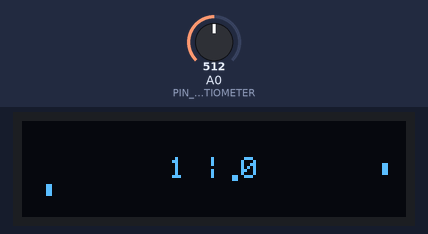
Bench run of a sketch on a simulated Arduino Uno, built with avr-gcc and run on an emulated ATmega328P. On the bench: 128×32 one-colour display. Inputs (shaded band) come from the test bench; at power-on: A0 (PIN_POTENTIOMETER) = 512. Random numbers use the default seed unless the sketch sets one. At 28.0 s the program stops and its outputs stay as they are.

Above: at 3.2 s.
3.3 s: A0 (PIN_POTENTIOMETER) set to 716
At 3.46 s:
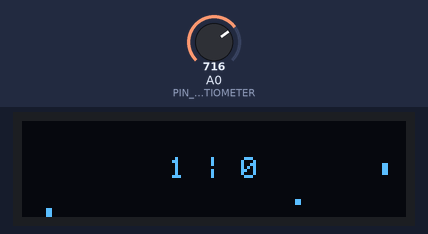
4.8 s: A0 (PIN_POTENTIOMETER) set to 900
At 4.99 s:
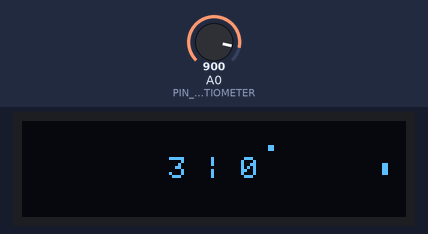
6.3 s: A0 (PIN_POTENTIOMETER) set to 511
At 28.6 s:
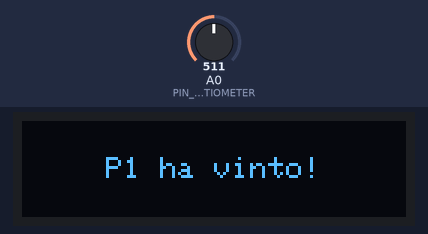

The sketch:

pong.ino
```cpp
#include <SPI.h>
#include <Wire.h>
#include <Adafruit_GFX.h>
#include <Adafruit_SSD1306.h>

#include "definitions.h"

// https://randomnerdtutorials.com/guide-for-oled-display-with-arduino/
Adafruit_SSD1306 display(DISPLAY_W, DISPLAY_H, &Wire, -1);
Player player_left(false, display);
Player player_right(true, display);

Text text(display);

Ball ball(display, player_left, player_right, text);

void setup(){
  Serial.begin(9600);
  pinMode(PIN_POTENTIOMETER, INPUT);

  // https://docs.arduino.cc/language-reference/en/functions/random-numbers/random/
  // uso A3 perché non è un pin usato nel progetto
  randomSeed(analogRead(A3));

  // dall'esempio della libreria
  // SSD1306_SWITCHCAPVCC = generate display voltage from 3.3V internally
  if(!display.begin(SSD1306_SWITCHCAPVCC, SCREEN_ADDRESS)) {
    Serial.println(F("SSD1306 allocation failed"));
    for(;;); // Don't proceed, loop forever
  }

  ball.randomize_velocities();

  text.show_loading();
}

void loop(){
  int raw = analogRead(PIN_POTENTIOMETER);

  // noto che il valore non supera spesso 690.
  // il range sarebbe da 0 a 690 ma come è ora evita roba strana quando il potenziometro è tutto a destra o sinistra
  // - BAR_HEIGHT perché così non può uscire dallo schermo
  int val = map_number(raw, 20, 670, 0, 32 - BAR_HEIGHT);
  display.clearDisplay();

  player_left.posy = val;
  player_left.show();

  player_right.show();

  ball.move();

  text.draw_score(player_left.score, player_right.score);

  display.display(); // aggiorna lo schermo solo quando serve
  delay((int) 1 / FPS * 1000);
}
```

ball.h
```cpp
class Ball{
  private:
    Adafruit_SSD1306& display;
    Player& player_left;
    Player& player_right;
    Text& text;
    // turn = false (turno del player a sinistra),
    // turn = true (turno del player a destra)
    bool turn = false;

    void randomize_velocity(float& value){
      // ho notato che random() non può generare numeri sotto 0, quindi se prima volevo
      // generare numeri da -8 a 8, ora posso farli generare da 0 a 16. Ora devo solo
      // controllare se il numero generato è sotto il numero medio 8, in tal caso
      // assegno semplicemente un - alla variabile.

      int abs_random_value = abs(BALL_VEL_MIN) + abs(BALL_VEL_MAX);
      int random_value = random(abs_random_value + 1); // da 0 a abs_random_value. Numero massimo incluso
      int half_value = (int) (abs_random_value / 2);

      if(random_value < half_value){
        random_value -= random_value * 2; // 9 - 9 * 2 = 9 - 18 = -9
      }else{
        random_value -= half_value; // 15 - (es: 8) = 7. non esce dal range (es: -8 )
      }

      if(random_value == 0) random_value = 1; // così la velocità non è mai 0

      if(random_value < 0) this->turn = !this->turn; // inverte turn, quindi passa il turno all'altro

      value = random_value;
    }

    void check_margins(){
      // premessa: la posizione è l'angolo in alto a sinistra

      // controlli dei margini destra e sinistra
      if(this->posx <= 0){
        this->posx = 0;
        this->velx = -this->velx;
      }else if(this->posx >= DISPLAY_W - BALL_W){
        // considera le dimensioni per la collisione
        this->posx = DISPLAY_W - BALL_W;
        this->velx = -this->velx;
      }

      // controlli dei margini sopra e sotto
      if(this->posy <= 0){
        this->posy = 0;
        this->vely = -this->vely;
      }else if(this->posy >= DISPLAY_H - BALL_H){
        this->posy = DISPLAY_H - BALL_H;
        this->vely = -this->vely;
      }
    }

    // la bar è il paddle, ovvero quei due rettangoli a destra e a sinistra
    // che indicano i giocatori
    void check_single_bar_collisions(int plr_x, int plr_y){
      // imposto tutti i punti per accorciare il codice

      int ball_left = this->posx;
      int ball_right = this->posx + BALL_W - 1;
      int ball_top = this->posy;
      int ball_bottom = this->posy + BALL_H - 1;

      if(
        plr_x <= ball_right &&
        (plr_x + BAR_WIDTH - 1) >= ball_left &&
        plr_y <= ball_bottom &&
        (plr_y + BAR_HEIGHT - 1) >= ball_top
      ){
        this->velx = -this->velx;
        this->turn = !this->turn;
        // rende il gioco più caotico aumentando la velocità della palla ad ogni hit
        this->velx += 0.1; this->vely += 0.1;
      }
    }

    void check_bar_collisions(){
      this->check_single_bar_collisions(this->player_left.posx, this->player_left.posy);
      this->check_single_bar_collisions(this->player_right.posx, this->player_right.posy);
    }

    void check_win_conditions(){
      if(
        this->posx < BAR_OFFSET && // dietro alla paddle
        (this->posy < this->player_left.posy ||                    // sopra la paddle
        this->posy > (this->player_left.posy + BAR_HEIGHT - 1))    // oppure sotto
      ){
        this->init();
        this->player_right.score++;
      }else if(
        this->posx > (DISPLAY_W - BAR_OFFSET) && // dietro alla paddle
        (this->posy < this->player_right.posy ||                    // sopra la paddle
        this->posy > (this->player_right.posy + BAR_HEIGHT - 1))    // oppure sotto
      ){
        this->init();
        this->player_left.score++;
      }

      if(this->player_left.score == MAX_SCORE){
        this->display.clearDisplay();
        this->text.draw_centered_text("P1 ha vinto!");
        this->display.display();
        for(;;); // finisce il gioco (è necessario resettare la scheda oppure togliere e rimettere la corrente)
      }

      if(this->player_right.score == MAX_SCORE){
        this->display.clearDisplay();
        this->text.draw_centered_text("P2 ha vinto!");
        this->display.display();
        for(;;); // finisce il gioco (è necessario resettare la scheda oppure togliere e rimettere la corrente)
      }
    }

  public:
    float posx; float posy;
    float velx; float vely;

    Ball(Adafruit_SSD1306& disp, Player& left, Player& right, Text& t): display(disp), player_left(left), player_right(right), text(t){
      this->init();
    };

    void init(){
      // imposto la posizione della palla al centro dello schermo
      this->posx = (int) DISPLAY_W / 2; this->posy = (int) DISPLAY_H / 2;
      this->randomize_velocities();
    }

    void randomize_velocities(){
      if(USE_RANDOM_SPEEDS){
        this->randomize_velocity(this->velx);
        this->randomize_velocity(this->vely);
      }else{
        bool velx_sign = random(0, 2); bool vely_sign = random(0, 2);
        this->velx = 1; this->vely = 0.4;

        if(velx_sign) this->velx = -1;
        if(vely_sign) this->vely = -0.4;
      }
    }

    void move(){
      this->check_win_conditions();
      this->check_margins();
      this->check_bar_collisions();
      this->posx += this->velx; this->posy += this->vely;

      this->show();
    }

    void show(){
      this->display.drawRect(this->posx, this->posy, 2, 2, 1);
    }
};
```

definitions.h
```cpp
#define PIN_POTENTIOMETER     A0

#define DISPLAY_W             128
#define DISPLAY_H             32
#define PIN_SCL               A5
#define PIN_SDA               A4
#define SCREEN_ADDRESS        0x3C

#define BAR_HEIGHT            4
#define BAR_WIDTH             2
#define BAR_OFFSET            8

#define BALL_VEL_MIN          -4
#define BALL_VEL_MAX          2
#define USE_RANDOM_SPEEDS     false // è utile impostarlo su false per evitare velocità sballate (es: velx 1, vely 7)
#define BALL_W                2
#define BALL_H                2

#define MAX_SCORE             16

#define FPS                   24

#include "text.h"
#include "player.h"
#include "ball.h"

float map_number(float value, float input_min, float input_max, float output_min, float output_max){
  float x = (value - input_min) / (input_max - input_min);
  return output_min + (output_max - output_min) * x;
}
```

player.h
```cpp
class Player{
  private:
    Adafruit_SSD1306& display;

  public:
    // false = sinistra
    // true = destra
    bool side;
    int posx; int posy;
    int score = 0;

    // vedi -> https://stackoverflow.com/questions/6576109/
    Player(bool side, Adafruit_SSD1306& disp): display(disp){
      this->side = side;
      this->posy = ((int) DISPLAY_H - BAR_HEIGHT) / 2;
    };

    void show(){
      int x_pos = BAR_OFFSET;
      if(side) x_pos = DISPLAY_W - BAR_OFFSET; // se side è true metto la barra a destra
      this->posx = x_pos;

      this->display.fillRect(x_pos, this->posy, BAR_WIDTH, BAR_HEIGHT, 1);
    }
};
```

text.h
```cpp
class Text{
  private:
    Adafruit_SSD1306& display;

  public:
    Text(Adafruit_SSD1306& disp): display(disp){
      // codice
    };

    void show_loading(){
      // per qualche motivo se metto questo nel constructor non funziona, boh
      this->display.clearDisplay();
      this->display.setTextSize(1);
      this->display.setTextColor(SSD1306_WHITE);

      this->display.setCursor(0, 0);
      this->display.print("Caricando");
      this->display.display();
      delay(500);

      for(int i = 0; i < 3; i++){
        this->display.print(".");
        this->display.display();
        delay(500);
      }

      this->display.setCursor(0, 0);
      this->display.clearDisplay();
      this->display.display();
    }

    // https://forum.arduino.cc/t/adafruit-oled-how-to-center-text/617181/6
    void draw_centered_text(String string){
      int16_t x1, y1;
      uint16_t w, h;
      this->display.getTextBounds(string, 0, 0, &x1, &y1, &w, &h);

      int x = (this->display.width() - w) / 2;
      if (x < 0) x = 0;

      int y = (this->display.height() - h) / 2;
      if (y < 0) y = 0;

      this->display.setCursor(x, y);
      this->display.print(string);
    }

    void draw_score(int score1, int score2){
      String string = String(score1) + " | " + String(score2);

      this->draw_centered_text(string);
    }
};
```
